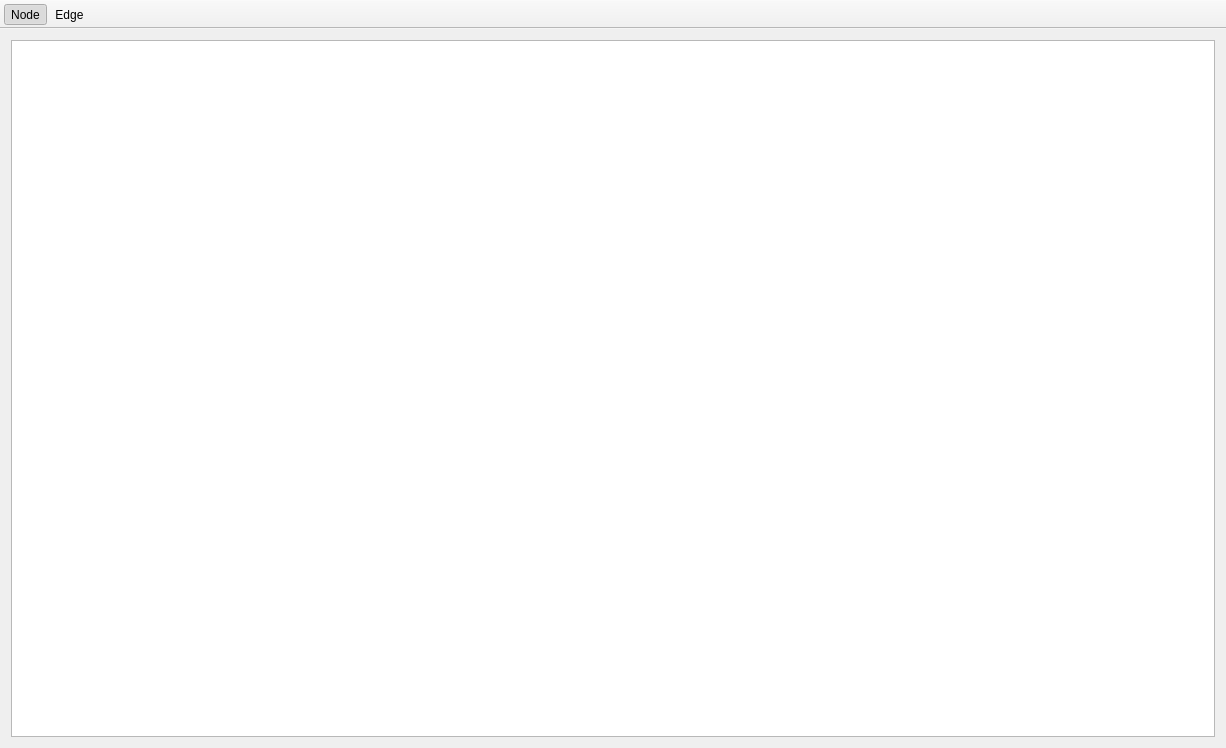
<?xml version="1.0" encoding="UTF-8"?>
<ui version="4.0">
 <class>MainWindow</class>
 <widget class="QMainWindow" name="MainWindow">
  <property name="geometry">
   <rect>
    <x>0</x>
    <y>0</y>
    <width>1226</width>
    <height>748</height>
   </rect>
  </property>
  <property name="sizePolicy">
   <sizepolicy hsizetype="Expanding" vsizetype="Expanding">
    <horstretch>0</horstretch>
    <verstretch>0</verstretch>
   </sizepolicy>
  </property>
  <property name="minimumSize">
   <size>
    <width>1225</width>
    <height>748</height>
   </size>
  </property>
  <property name="mouseTracking">
   <bool>true</bool>
  </property>
  <property name="windowTitle">
   <string notr="true">Grapher</string>
  </property>
  <widget class="QWidget" name="centralWidget">
   <property name="sizePolicy">
    <sizepolicy hsizetype="Expanding" vsizetype="Expanding">
     <horstretch>0</horstretch>
     <verstretch>0</verstretch>
    </sizepolicy>
   </property>
   <property name="minimumSize">
    <size>
     <width>1225</width>
     <height>676</height>
    </size>
   </property>
   <property name="mouseTracking">
    <bool>true</bool>
   </property>
   <layout class="QHBoxLayout" name="horizontalLayout_2">
    <property name="sizeConstraint">
     <enum>QLayout::SetNoConstraint</enum>
    </property>
    <item>
     <layout class="QHBoxLayout" name="horizontalLayout" stretch="1">
      <property name="sizeConstraint">
       <enum>QLayout::SetNoConstraint</enum>
      </property>
      <item>
       <widget class="QGraphicsView" name="graphicsView">
        <property name="sizePolicy">
         <sizepolicy hsizetype="Expanding" vsizetype="Expanding">
          <horstretch>0</horstretch>
          <verstretch>0</verstretch>
         </sizepolicy>
        </property>
        <property name="minimumSize">
         <size>
          <width>900</width>
          <height>600</height>
         </size>
        </property>
        <property name="mouseTracking">
         <bool>true</bool>
        </property>
        <property name="verticalScrollBarPolicy">
         <enum>Qt::ScrollBarAsNeeded</enum>
        </property>
        <property name="horizontalScrollBarPolicy">
         <enum>Qt::ScrollBarAsNeeded</enum>
        </property>
        <property name="sizeAdjustPolicy">
         <enum>QAbstractScrollArea::AdjustToContents</enum>
        </property>
        <property name="interactive">
         <bool>true</bool>
        </property>
        <property name="sceneRect">
         <rectf>
          <x>0.000000000000000</x>
          <y>0.000000000000000</y>
          <width>900.000000000000000</width>
          <height>600.000000000000000</height>
         </rectf>
        </property>
        <property name="cacheMode">
         <set>QGraphicsView::CacheNone</set>
        </property>
        <property name="transformationAnchor">
         <enum>QGraphicsView::AnchorUnderMouse</enum>
        </property>
        <property name="viewportUpdateMode">
         <enum>QGraphicsView::FullViewportUpdate</enum>
        </property>
       </widget>
      </item>
     </layout>
    </item>
   </layout>
  </widget>
  <widget class="QToolBar" name="mainToolBar">
   <property name="movable">
    <bool>false</bool>
   </property>
   <property name="floatable">
    <bool>false</bool>
   </property>
   <attribute name="toolBarArea">
    <enum>TopToolBarArea</enum>
   </attribute>
   <attribute name="toolBarBreak">
    <bool>false</bool>
   </attribute>
   <addaction name="actionNode"/>
   <addaction name="actionEdge"/>
  </widget>
  <action name="actionNode">
   <property name="checkable">
    <bool>true</bool>
   </property>
   <property name="checked">
    <bool>true</bool>
   </property>
   <property name="text">
    <string>Node</string>
   </property>
  </action>
  <action name="actionEdge">
   <property name="checkable">
    <bool>true</bool>
   </property>
   <property name="text">
    <string>Edge</string>
   </property>
  </action>
 </widget>
 <layoutdefault spacing="6" margin="11"/>
 <resources/>
 <connections>
  <connection>
   <sender>actionNode</sender>
   <signal>triggered()</signal>
   <receiver>actionEdge</receiver>
   <slot>toggle()</slot>
   <hints>
    <hint type="sourcelabel">
     <x>-1</x>
     <y>-1</y>
    </hint>
    <hint type="destinationlabel">
     <x>-1</x>
     <y>-1</y>
    </hint>
   </hints>
  </connection>
  <connection>
   <sender>actionEdge</sender>
   <signal>triggered()</signal>
   <receiver>actionNode</receiver>
   <slot>toggle()</slot>
   <hints>
    <hint type="sourcelabel">
     <x>-1</x>
     <y>-1</y>
    </hint>
    <hint type="destinationlabel">
     <x>-1</x>
     <y>-1</y>
    </hint>
   </hints>
  </connection>
 </connections>
</ui>
